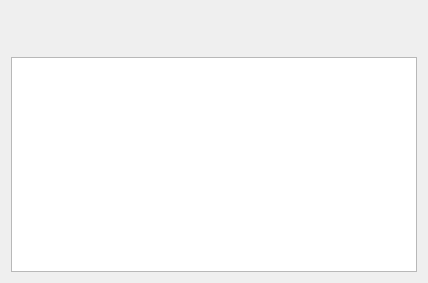
<?xml version="1.0" encoding="UTF-8"?>
<ui version="4.0">
 <class>QmlDesigner::RichTextEditor</class>
 <widget class="QWidget" name="QmlDesigner::RichTextEditor">
  <property name="geometry">
   <rect>
    <x>0</x>
    <y>0</y>
    <width>428</width>
    <height>283</height>
   </rect>
  </property>
  <property name="sizePolicy">
   <sizepolicy hsizetype="Preferred" vsizetype="Expanding">
    <horstretch>0</horstretch>
    <verstretch>5</verstretch>
   </sizepolicy>
  </property>
  <property name="windowTitle">
   <string notr="true">Form</string>
  </property>
  <layout class="QVBoxLayout" name="verticalLayout">
   <item>
    <widget class="QToolBar" name="toolBar">
     <property name="iconSize">
      <size>
       <width>20</width>
       <height>20</height>
      </size>
     </property>
    </widget>
   </item>
   <item>
    <widget class="QToolBar" name="tableBar">
     <property name="iconSize">
      <size>
       <width>20</width>
       <height>20</height>
      </size>
     </property>
    </widget>
   </item>
   <item>
    <widget class="QTextEdit" name="textEdit"/>
   </item>
  </layout>
 </widget>
 <resources/>
 <connections/>
</ui>
